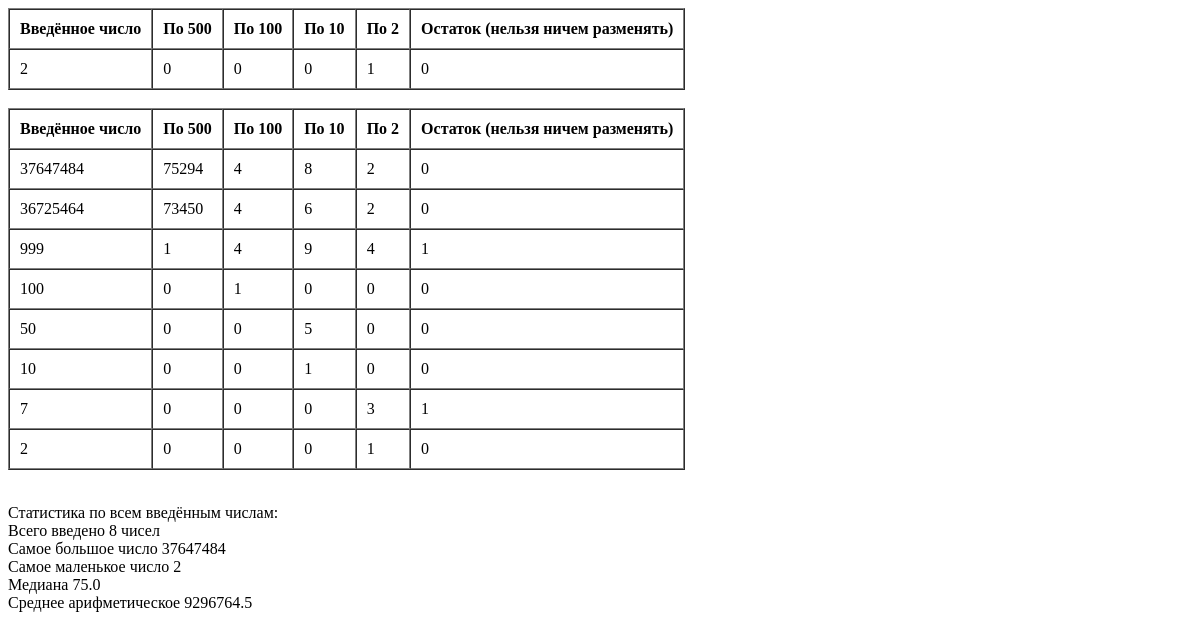
The page /exchange/result/2/ on the database as committed earlier.
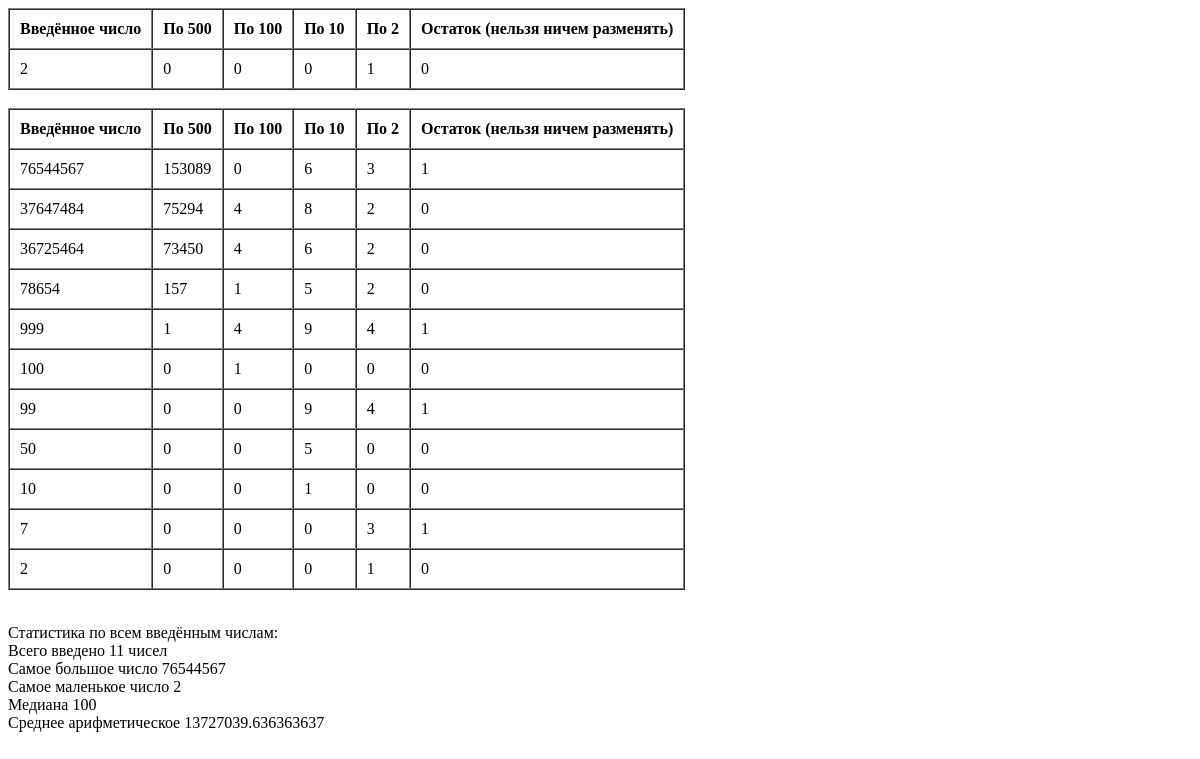
The same page on the database as committed later.
### Exchangeapp/models.py (models this page shows)
class ExchangeModel(models.Model):
    money = models.IntegerField(unique=True, help_text="Введите денежную сумму, а мы придумаем, как её разменять!", default=0)
    by_500 = models.IntegerField(default=0)
    by_100 = models.IntegerField(default=0)
    by_10 = models.IntegerField(default=0)
    by_2 = models.IntegerField(default=0)
    remainder = models.IntegerField(default=0)
    class Meta:
        ordering = ('-money',)
        verbose_name = 'Размен валюты'
        verbose_name_plural = 'Размен валюты'
    def __int__(self):
        return self.money

### Exchangeapp/views.py (the view)
# urls.py: path('result/<int:money>/', views.get_result, name='result')
def get_result(request, money):
    result = get_object_or_404(ExchangeModel, money=money)
    all = ExchangeModel.objects.filter(money__gt=0)
    all_money = [int(obj) for obj in all]
    context = {
        'money':result.money,
        'by_500':result.by_500,
        'by_100':result.by_100,
        'by_10':result.by_10,
        'by_2':result.by_2,
        'remainder':result.remainder,
        'all': all,
        'median' : median(all_money),
        'average': mean(all_money)
    }
    return render(request, 'exchange/result.html', context)

### templates/exchange/result.html (shortened to what this page needs)
<!DOCTYPE html>
<html lang="en">
<head>
</head>
<body>
<table aling="center" border=1 cellpadding="10" cellspacing="0">
	<tr>
	    <th>
		Введённое число
		</th>
        <th>
		По 500
		</th>
        <th>
		По 100
		</th>
        <th>
		По 10
		</th>
        <th>
		По 2
		</th>
        <th>
		Остаток (нельзя ничем разменять)
		</th>
	</tr>
	<tr>
		<td>
		{{ money }}
		</td>
		<td>
		{{ by_500 }}
		</td>
        <td>
		{{ by_100 }}
		</td>
        <td>
		{{ by_10 }}
		</td>
        <td>
		{{ by_2 }}
		</td>
        <td>
		{{ remainder }}
		</td>
	</tr>
	</table>
<br>
<table aling="center" border=1 cellpadding="10" cellspacing="0">
	<tr>
	    <th>
		Введённое число
		</th>
        <th>
		По 500
		</th>
        <th>
		По 100
		</th>
        <th>
		По 10
		</th>
        <th>
		По 2
		</th>
        <th>
		Остаток (нельзя ничем разменять)
		</th>
	</tr>
	{% for obj in all %}
	<tr>
		<td>
			{{ obj.money }}
		</td>
		<td>
			{{ obj.by_500 }}
		</td>
		<td>
			{{ obj.by_100 }}
		</td>
		<td>
			{{ obj.by_10 }}
		</td>
		<td>
			{{ obj.by_2 }}
		</td>
		<td>
			{{ obj.remainder }}
		</td>
	</tr>
	{% endfor %}
</table>
<br>
<p>
	Статистика по всем введённым числам: <br>
	Всего введено {{ all.count }} чисел <br>
	Самое большое число {{ all.first.money }} <br>
	Самое маленькое число {{ all.last.money }} <br>
	Медиана {{ median }} <br>
	Среднее арифметическое {{ average }}
</p>
</body>
</html>

Rows that differ between the two databases and show on the page:
added ExchangeModel: money "76544567", by_500 "153089", by_100 "0", by_10 "6", by_2 "3", remainder "1", first.money "76544567"
added ExchangeModel: money "78654", by_500 "157", by_100 "1", by_10 "5", by_2 "2", remainder "0"
added ExchangeModel: money "99", by_500 "0", by_100 "0", by_10 "9", by_2 "4", remainder "1"
Other text that changed with them:
{{ all.count }}: "8" → "11"
{{ median }}: "75.0" → "100"
{{ average }}: "9296764.5" → "13727039.636363637"
{{ all.first.money }}: "37647484" → "76544567"
